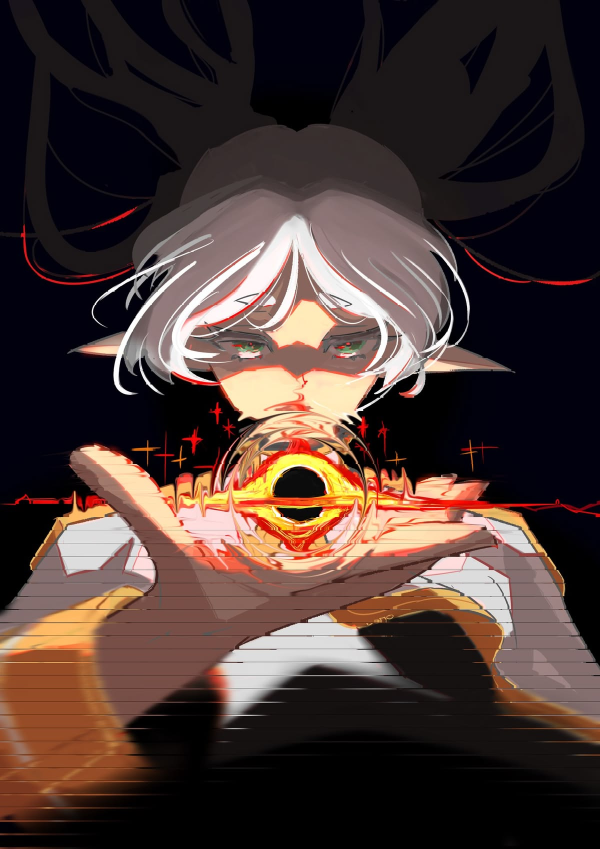
#> input picture ascii-converter/images/frieren.jpg, 1200 x 1697 px (shown at 1/2 size)
$ python ascii-converter.py images/frieren.jpg
#> lines starting #> are read from the running program, lines starting #| are printed output that depends on the picture
import argparse
import datetime
import html
import json
import os
import sys

import numpy as np
from PIL import Image, ImageDraw, ImageFont

# Glyphs ordered from darkest to lightest.
DENSITY = (r'$@B%8&WM#*oahkbdpqwmZO0QLCJUYXzcvunxrjft/\|'
           '()1{}[]?-_+~<>i!lI;:,"^`\'.            ')

FONT_CANDIDATES = (
    '/usr/share/fonts/truetype/dejavu/DejaVuSansMono.ttf',
    '/usr/share/fonts/truetype/liberation/LiberationMono-Regular.ttf',
    '/usr/share/fonts/TTF/DejaVuSansMono.ttf',
)

PROJECT_DIR = os.path.dirname(os.path.abspath(__file__))
OUTPUT_DIR = os.path.join(PROJECT_DIR, 'output')
GALLERY_DATA = os.path.join(PROJECT_DIR, 'gallery.json')
GALLERY_PAGE = os.path.join(PROJECT_DIR, 'gallery.html')


def to_ascii(img_name, width, contrast):
    """Convert an image file into a list of ASCII art rows."""
#> called with img_name = 'images/frieren.jpg', width = 100, contrast = 10
    density = DENSITY[:-11 + contrast]
    n = len(density)

    img = Image.open(img_name)
#> img is the input picture: PIL image 1200x1697 RGB; mean R, G, B 73.1, 55.6, 51.6
    img = img.convert('L')
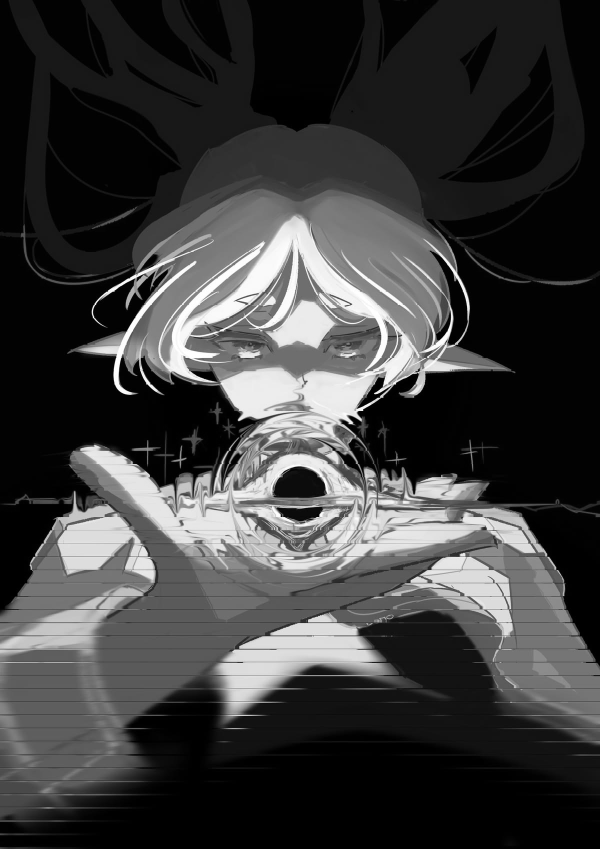
#> img: PIL image 1200x1697 L (shown at 1/2 size); min 0, max 255, mean 60.3

    orig_width, orig_height = img.size
#> orig_width = 1200; orig_height = 1697
    r = orig_height / orig_width
#> r = 1.41
    # Glyphs are taller than they are wide, so halve the height to keep the
    # original aspect ratio.
    height = int(width * r * 0.5)
#> height = 70
    img = img.resize((width, height), Image.LANCZOS)
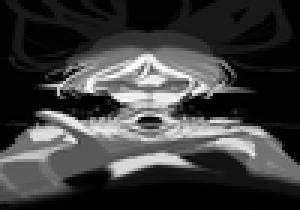
#> img: PIL image 100x70 L (shown 3 times larger); min 0, max 255, mean 60.5

    arr = np.array(img)
    rows = []
    for i in range(height):
        row = []
        for j in range(width):
            p = arr[i, j]
            k = int(np.floor(p / 256 * n))
            row.append(density[n - 1 - k])
        rows.append(''.join(row))
#> after the loop, rows = 70 items
    return rows


# [91 lines left out: functions load_font, render, record_entry, build_gallery, card_html, not called in this run]


GALLERY_TEMPLATE = '''<!doctype html>
<html lang="en">
<head>
<meta charset="utf-8">
<meta name="viewport" content="width=device-width, initial-scale=1">
<title>ASCII Art Gallery</title>
<style>
  :root {{
    --bg: #ffffff; --fg: #1a1a1a; --muted: #6b6b6b;
    --card: #fafafa; --border: #e3e3e3;
  }}
  @media (prefers-color-scheme: dark) {{
    :root {{
      --bg: #16161a; --fg: #ececec; --muted: #9a9a9a;
      --card: #1e1e24; --border: #2e2e36;
    }}
  }}
  * {{ box-sizing: border-box; }}
  body {{
    margin: 0; padding: 2.5rem 1.5rem; background: var(--bg); color: var(--fg);
    font: 15px/1.5 ui-sans-serif, system-ui, -apple-system, sans-serif;
  }}
  header {{ max-width: 1200px; margin: 0 auto 2rem; }}
  h1 {{ margin: 0 0 .25rem; font-size: 1.6rem; letter-spacing: -.02em; }}
  .sub {{ color: var(--muted); font-size: .875rem; }}
  .grid {{
    max-width: 1200px; margin: 0 auto; display: grid; gap: 1.5rem;
    grid-template-columns: repeat(auto-fill, minmax(260px, 1fr));
  }}
  .card {{
    margin: 0; background: var(--card); border: 1px solid var(--border);
    border-radius: 10px; overflow: hidden;
  }}
  .card img {{
    display: block; width: 100%; height: 260px; object-fit: contain;
    background: #fff; padding: .5rem;
  }}
  figcaption {{
    padding: .75rem .9rem; display: flex; flex-direction: column; gap: .2rem;
    border-top: 1px solid var(--border);
  }}
  figcaption strong {{ font-size: .9rem; word-break: break-all; }}
  .meta {{ color: var(--muted); font-size: .78rem; }}
  a {{ color: inherit; }}
  .meta a {{ text-decoration: underline; }}
  .empty {{ color: var(--muted); max-width: 1200px; margin: 0 auto; }}
</style>
</head>
<body>
<header>
  <h1>ASCII Art Gallery</h1>
  <p class="sub">{count} piece(s) &middot; updated {generated}</p>
</header>
<div class="grid">
{cards}
</div>
</body>
</html>
'''


def main():
    parser = argparse.ArgumentParser(
        description='Convert an image into ASCII art.')
    parser.add_argument('image', help='path to the source image')
    parser.add_argument('width', nargs='?', type=int, default=100,
                        help='width of the ASCII art in characters '
                             '(default: 100)')
    parser.add_argument('-o', '--output', nargs='?', const='',
                        help='save the ASCII art as an image instead of '
                             'printing it, and add it to the gallery. Give a '
                             'path, or pass the flag bare to save into '
                             'output/ (.png recommended)')
    parser.add_argument('-t', '--text', action='store_true',
                        help='also save the raw .txt alongside the image, so '
                             'the characters stay copy-pasteable')
    parser.add_argument('--no-gallery', action='store_true',
                        help='skip updating gallery.html for this run')
    parser.add_argument('--font-size', type=int, default=16,
                        help='font size in pixels when saving an image; '
                             'higher means a larger, sharper result '
                             '(default: 16)')
    parser.add_argument('--font',
                        help='path to a monospace .ttf to use when saving')
    parser.add_argument('--contrast', type=int, default=10,
                        choices=range(-10, 11), metavar='[-10-10]',
                        help='contrast of the glyph ramp (default: 10)')
    parser.add_argument('--fg', default='black',
                        help='text colour when saving (default: black)')
    parser.add_argument('--bg', default='white',
                        help='background colour when saving (default: white)')
    args = parser.parse_args()

    if args.width < 1:
        parser.error('width must be at least 1')

    try:
        rows = to_ascii(args.image, args.width, args.contrast)
#> rows = 70 items
    except FileNotFoundError:
        raise SystemExit(f'No such image: {args.image}')
    except OSError as exc:
        raise SystemExit(f'Could not read {args.image}: {exc}')

    if args.output is None:
        for row in rows:
            print(row)
#> this loop made 70 passes
        return

    source = os.path.basename(args.image)
    stem = os.path.splitext(source)[0]

    out_name = args.output
    if not out_name:
        os.makedirs(OUTPUT_DIR, exist_ok=True)
        out_name = os.path.join(OUTPUT_DIR, f'{stem}-ascii.png')
    else:
        parent = os.path.dirname(os.path.abspath(out_name))
        os.makedirs(parent, exist_ok=True)

    size = render(rows, out_name, args.font_size, args.font, args.fg, args.bg)
    print(f'Saved {out_name} ({size[0]}x{size[1]})', file=sys.stderr)

    text_name = None
    if args.text:
        text_name = os.path.splitext(out_name)[0] + '.txt'
        with open(text_name, 'w') as f:
            f.write('\n'.join(rows) + '\n')
        print(f'Saved {text_name}', file=sys.stderr)

    if args.no_gallery:
        return

    def relative(path):
        return os.path.relpath(os.path.abspath(path), PROJECT_DIR)

    entries = record_entry({
        'source': source,
        'image': relative(out_name),
        'text': relative(text_name) if text_name else None,
        'width': args.width,
        'size': f'{size[0]}x{size[1]}',
        'created': datetime.datetime.now().strftime('%Y-%m-%d %H:%M'),
    })
    build_gallery(entries)
    print(f'Gallery updated: {GALLERY_PAGE} ({len(entries)} piece(s))',
          file=sys.stderr)


if __name__ == '__main__':
    main()
